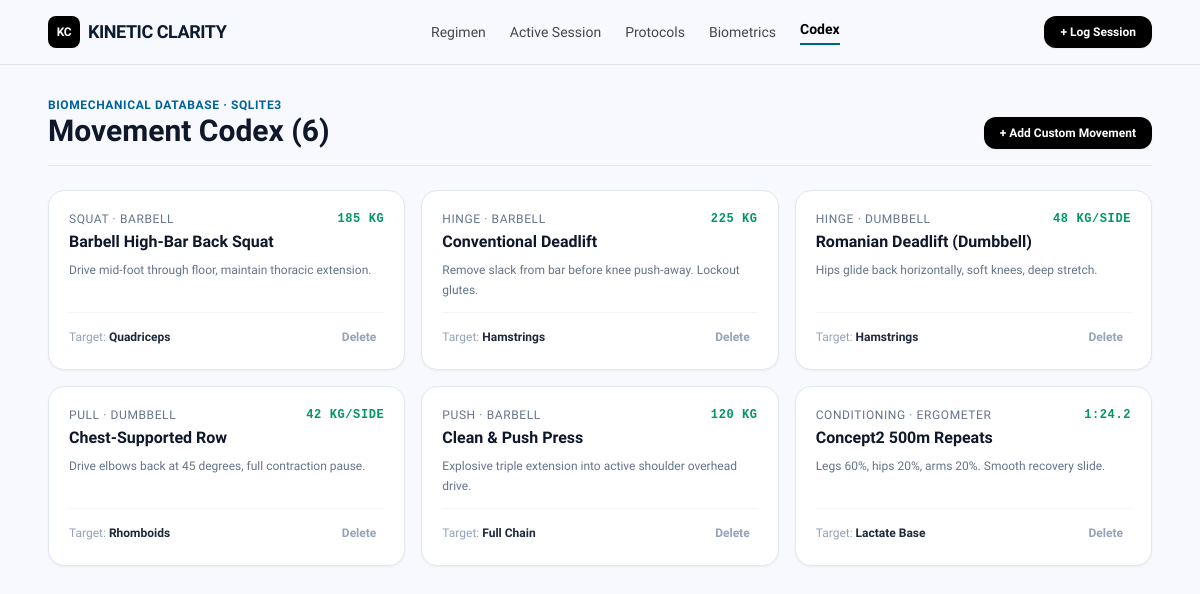
The page /codex on the database its author committed.
### tables this page shows
CREATE TABLE exercises (
        id INTEGER PRIMARY KEY AUTOINCREMENT,
        name TEXT NOT NULL,
        pattern TEXT NOT NULL,
        equipment TEXT NOT NULL,
        primary_muscle TEXT,
        coaching_cue TEXT,
        tempo TEXT DEFAULT '3-1-X-0',
        pr_1rm TEXT
    );

### app.py (the view)
@app.route("/codex")
def codex():
    conn = get_db()
    cursor = conn.cursor()
    cursor.execute("SELECT * FROM exercises ORDER BY id ASC;")
    exercises = cursor.fetchall()
    conn.close()
    return render_template(
        "codex.html",
        profile=ATHLETE_PROFILE,
        exercises=exercises,
        page="codex",
    )

### database.py (called while the page is built)
def get_db():
    conn = sqlite3.connect(DB_PATH)
    conn.row_factory = sqlite3.Row
    return conn

### templates/codex.html (shortened to what this page needs)
{% extends "base.html" %}
{% block content %}
<div class="space-y-6 pb-12">
  <div class="border-b border-slate-200 pb-4 flex flex-col sm:flex-row sm:items-end justify-between gap-4">
    <div>
      <span class="text-xs font-bold text-[#006398] uppercase tracking-wider block">Biomechanical Database · SQLite3</span>
      <h1 class="text-3xl font-bold text-slate-900">Movement Codex ({{ exercises|length }})</h1>
    </div>
    <button onclick="document.getElementById('add-exercise-modal').classList.remove('hidden')" class="px-4 py-2 bg-black text-white rounded-xl text-xs font-bold hover:bg-slate-800 transition-colors shadow-sm">
      + Add Custom Movement
    </button>
  </div>
  <div class="grid grid-cols-1 md:grid-cols-2 lg:grid-cols-3 gap-4">
    {% for ex in exercises %}
    <div class="p-5 rounded-2xl bg-white border border-slate-200 flex flex-col justify-between space-y-3 shadow-sm hover:border-slate-400 transition-colors">
      <div>
        <div class="flex items-center justify-between text-xs text-slate-500 uppercase tracking-wider mb-1">
          <span>{{ ex.pattern }} · {{ ex.equipment }}</span>
          {% if ex.pr_1rm %}
          <span class="font-mono font-bold text-[#009668]">{{ ex.pr_1rm }}</span>
          {% endif %}
        </div>
        <h3 class="text-base font-bold text-slate-900 leading-snug">{{ ex.name }}</h3>
        <p class="text-xs text-slate-500 mt-2 leading-relaxed">{{ ex.coaching_cue }}</p>
      </div>
      <div class="pt-3 border-t border-slate-100 flex items-center justify-between text-xs text-slate-400">
        <span>Target: <strong class="text-slate-800">{{ ex.primary_muscle }}</strong></span>
        <form action="/exercises/{{ ex.id }}/delete" method="POST" onsubmit="return confirm('Delete movement from Codex?');" class="inline">
          <button type="submit" class="text-slate-400 hover:text-red-600 text-xs font-semibold px-2 py-1 rounded">
            Delete
          </button>
        </form>
      </div>
    </div>
    {% endfor %}
  </div>
</div>
{% endblock %}

### templates/base.html (style rules this page uses)
body { font-family: 'Hanken Grotesk', sans-serif; }
.font-mono { font-family: 'JetBrains Mono', monospace; }

### rows shown on the page
exercises: pattern "SQUAT", equipment "BARBELL", pr_1rm "185 KG", name "Barbell High-Bar Back Squat", coaching_cue "Drive mid-foot through floor, maintain thoracic extension.", primary_muscle "Quadriceps"
exercises: pattern "HINGE", equipment "BARBELL", pr_1rm "225 KG", name "Conventional Deadlift", coaching_cue "Remove slack from bar before knee push-away. Lockout glutes.", primary_muscle "Hamstrings"
exercises: pattern "HINGE", equipment "DUMBBELL", pr_1rm "48 KG/SIDE", name "Romanian Deadlift (Dumbbell)", coaching_cue "Hips glide back horizontally, soft knees, deep stretch.", primary_muscle "Hamstrings"
exercises: pattern "PULL", equipment "DUMBBELL", pr_1rm "42 KG/SIDE", name "Chest-Supported Row", coaching_cue "Drive elbows back at 45 degrees, full contraction pause.", primary_muscle "Rhomboids"
exercises: pattern "PUSH", equipment "BARBELL", pr_1rm "120 KG", name "Clean & Push Press", coaching_cue "Explosive triple extension into active shoulder overhead drive.", primary_muscle "Full Chain"
exercises: pattern "CONDITIONING", equipment "ERGOMETER", pr_1rm "1:24.2", name "Concept2 500m Repeats", coaching_cue "Legs 60%, hips 20%, arms 20%. Smooth recovery slide.", primary_muscle "Lactate Base"

### other values the page prints
{{ exercises|length }} "6"
